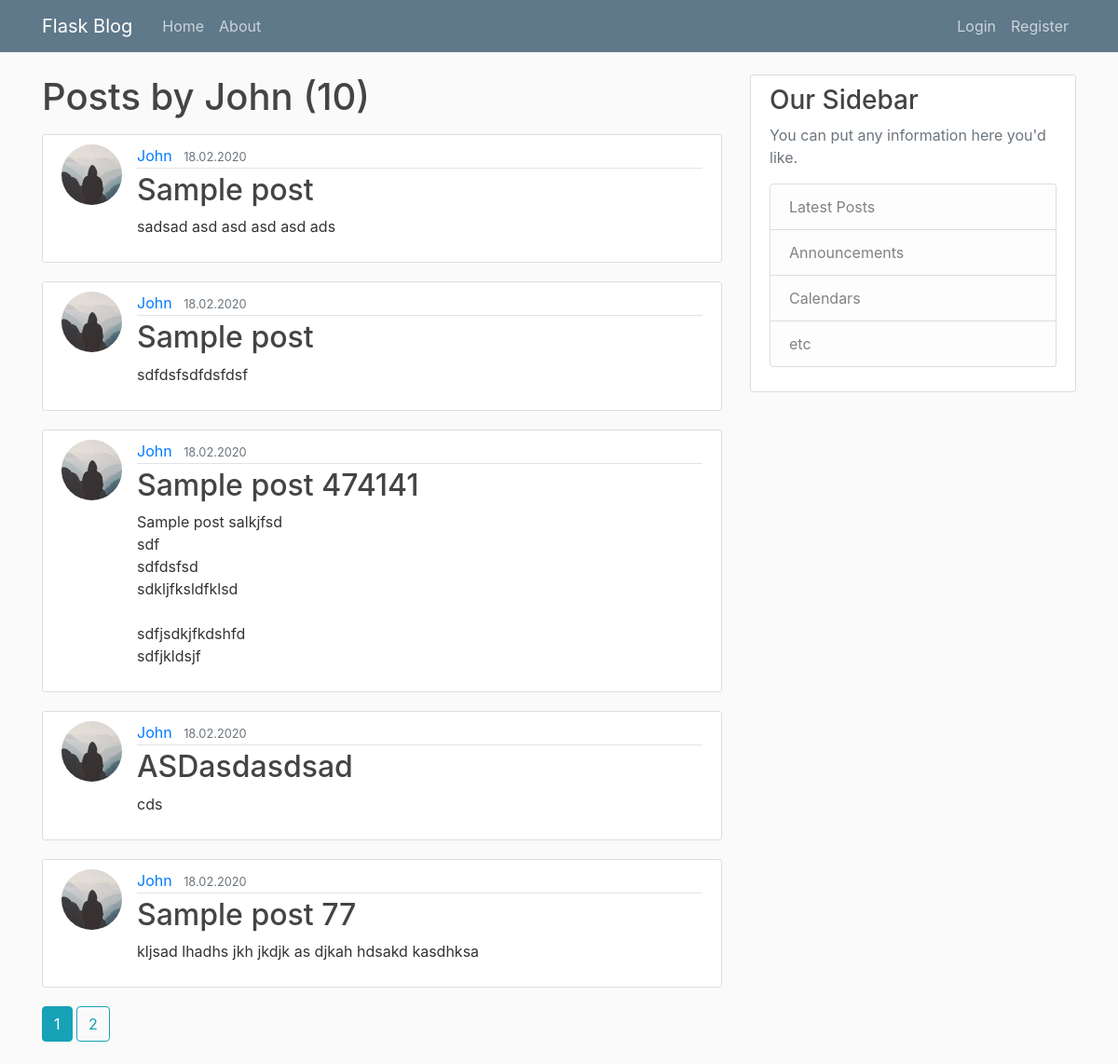
/user/John, run on the app's committed database.
### flaskblog/models.py (models this page shows, shortened)
class User(db.Model, UserMixin):
	id = db.Column(db.Integer, primary_key=True)
	username = db.Column(db.String(20), unique=True, nullable=False)
	email = db.Column(db.String(120), unique=True, nullable=False)
	image_file = db.Column(db.String(20), nullable=False, default='default.jpg')
	password = db.Column(db.String(60), nullable=False)
	posts = db.relationship('Post', backref='author', lazy=True)

class Post(db.Model):
	id = db.Column(db.Integer, primary_key=True)
	title = db.Column(db.String(120), nullable=False)
	date_posted = db.Column(db.DateTime, nullable=False, default=datetime.utcnow)
	content = db.Column(db.Text, nullable=False)
	user_id = db.Column(db.Integer, db.ForeignKey('user.id'), nullable=False)

### flaskblog/users/routes.py (the view)
@users.route('/user/<string:username>')
def user_posts(username):
	page = request.args.get('page', 1, type=int)
	user = User.query.filter_by(username=username).first_or_404()
	posts = Post.query.filter_by(author=user)\
		.order_by(Post.date_posted.desc())\
		.paginate(per_page=5, page=page)
	return render_template('user_posts.html', posts=posts, title='Posts by', user=user)

### flaskblog/templates/user_posts.html
{% extends "layout.html" %}
{% block content %}
    <h1 class="mb-3">Posts by {{ user.username }} ({{ posts.total }}) </h1>
    {% for post in posts.items %}
        <article class="media content-section">
          <img src="{{ url_for('static', filename='profile_pics/' + post.author.image_file) }}" alt="" class="rounded-circle article-img">
          <div class="media-body">
            <div class="article-metadata">
              <a class="mr-2" href="{{ url_for('users.user_posts', username=post.author.username) }}">{{ post.author.username }}</a>
              <small class="text-muted">{{ post.date_posted.strftime('%d.%m.%Y') }}</small>
            </div>
            <h2><a class="article-title" href="{{ url_for('posts.post', post_id=post.id) }}">{{ post.title }}</a></h2>
            <p class="article-content">{{ post.content }}</p>
          </div>
        </article>
    {% endfor %}
    {% for page_num in posts.iter_pages(left_edge=1, right_edge=1, left_current=1, right_current=2) %}
      {% if page_num %}
        {% if posts.page == page_num %}
          <a class="btn btn-info mb-4" href="{{ url_for('users.user_posts', username=user.username, page=page_num) }}">{{ page_num }}</a>
        {% else %}
          <a class="btn btn-outline-info mb-4" href="{{ url_for('users.user_posts', username=user.username, page=page_num) }}">{{ page_num }}</a>
        {% endif %}
      {% else %}
        ...
      {% endif %}
    {% endfor %}
{% endblock content %}

### flaskblog/static/main.css (style rules this page uses)
body { background: #fafafa; color: #333333; margin-top: 5rem; }
h1, h2, h3, h4, h5, h6 { color: #444444; }
.content-section { background: #ffffff; padding: 10px 20px; border: 1px solid #dddddd; border-radius: 3px; margin-bottom: 20px; }
.article-title { color: #444444; }
.article-content { white-space: pre-line; }
.article-img { height: 65px; width: 65px; margin-right: 16px; }
.article-metadata { padding-bottom: 1px; margin-bottom: 4px; border-bottom: 1px solid #e3e3e3 }

### data on the page
User: username "John"
Post: image_file (placeholder picture), author.username "John", date_posted "18.02.2020", title "Sample post", content "sadsad asd asd asd asd ads"
Post: image_file (placeholder picture), author.username "John", date_posted "18.02.2020", title "Sample post", content "sdfdsfsdfdsfdsf"
Post: image_file (placeholder picture), author.username "John", date_posted "18.02.2020", title "Sample post 474141", content "Sample post salkjfsd sdf sdfdsfsd sdkljfksldfklsd sdfjsdkjfkdshfd sdfjkldsjf"
Post: image_file (placeholder picture), author.username "John", date_posted "18.02.2020", title "ASDasdasdsad", content "cds"
Post: image_file (placeholder picture), author.username "John", date_posted "18.02.2020", title "Sample post 77", content "kljsad lhadhs jkh jkdjk as djkah hdsakd kasdhksa"

### other printed values
{{ posts.total }} "10"
{{ page_num }} "1"
{{ page_num }} "2"
